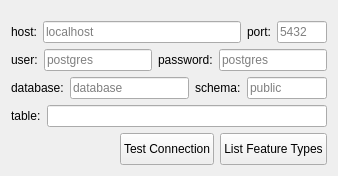
         <widget class="QWidget" name="postgis_2">
          <attribute name="title">
           <string>PostGIS</string>
          </attribute>
          <layout class="QVBoxLayout" name="verticalLayout_11">
           <item>
            <spacer name="verticalSpacer_25">
             <property name="orientation">
              <enum>Qt::Vertical</enum>
             </property>
             <property name="sizeType">
              <enum>QSizePolicy::Fixed</enum>
             </property>
             <property name="sizeHint" stdset="0">
              <size>
               <width>20</width>
               <height>10</height>
              </size>
             </property>
            </spacer>
           </item>
           <item>
            <layout class="QHBoxLayout" name="horizontalLayout_40">
             <item>
              <widget class="QLabel" name="label_12">
               <property name="styleSheet">
                <string>#fileImportHelp {
   color: blue;
}</string>
               </property>
               <property name="text">
                <string>host:</string>
               </property>
              </widget>
             </item>
             <item>
              <widget class="QLineEdit" name="pgExportHostBox">
               <property name="styleSheet">
                <string>#fileImportHelp {
   color: blue;
}</string>
               </property>
               <property name="text">
                <string/>
               </property>
               <property name="placeholderText">
                <string>localhost</string>
               </property>
              </widget>
             </item>
             <item>
              <widget class="QLabel" name="label_20">
               <property name="styleSheet">
                <string>#fileImportHelp {
   color: blue;
}</string>
               </property>
               <property name="text">
                <string>port:</string>
               </property>
              </widget>
             </item>
             <item>
              <widget class="QLineEdit" name="pgExportPortBox">
               <property name="maximumSize">
                <size>
                 <width>50</width>
                 <height>16777215</height>
                </size>
               </property>
               <property name="styleSheet">
                <string>#fileImportHelp {
   color: blue;
}</string>
               </property>
               <property name="text">
                <string/>
               </property>
               <property name="placeholderText">
                <string>5432</string>
               </property>
              </widget>
             </item>
            </layout>
           </item>
           <item>
            <layout class="QHBoxLayout" name="horizontalLayout_41">
             <item>
              <widget class="QLabel" name="label_21">
               <property name="styleSheet">
                <string>#fileImportHelp {
   color: blue;
}</string>
               </property>
               <property name="text">
                <string>user:</string>
               </property>
              </widget>
             </item>
             <item>
              <widget class="QLineEdit" name="pgExportUserBox">
               <property name="styleSheet">
                <string>#fileImportHelp {
   color: blue;
}</string>
               </property>
               <property name="text">
                <string/>
               </property>
               <property name="placeholderText">
                <string>postgres</string>
               </property>
              </widget>
             </item>
             <item>
              <widget class="QLabel" name="label_22">
               <property name="styleSheet">
                <string>#fileImportHelp {
   color: blue;
}</string>
               </property>
               <property name="text">
                <string>password:</string>
               </property>
              </widget>
             </item>
             <item>
              <widget class="QLineEdit" name="pgExportPasswordBox">
               <property name="styleSheet">
                <string>#fileImportHelp {
   color: blue;
}</string>
               </property>
               <property name="text">
                <string/>
               </property>
               <property name="placeholderText">
                <string>postgres</string>
               </property>
              </widget>
             </item>
            </layout>
           </item>
           <item>
            <layout class="QHBoxLayout" name="horizontalLayout_42">
             <item>
              <widget class="QLabel" name="label_23">
               <property name="styleSheet">
                <string>#fileImportHelp {
   color: blue;
}</string>
               </property>
               <property name="text">
                <string>database:</string>
               </property>
              </widget>
             </item>
             <item>
              <widget class="QLineEdit" name="pgExportDatabaseBox">
               <property name="styleSheet">
                <string>#fileImportHelp {
   color: blue;
}</string>
               </property>
               <property name="text">
                <string/>
               </property>
               <property name="placeholderText">
                <string>database</string>
               </property>
              </widget>
             </item>
             <item>
              <widget class="QLabel" name="label_24">
               <property name="styleSheet">
                <string>#fileImportHelp {
   color: blue;
}</string>
               </property>
               <property name="text">
                <string>schema:</string>
               </property>
              </widget>
             </item>
             <item>
              <widget class="QLineEdit" name="pgExportSchemaBox">
               <property name="maximumSize">
                <size>
                 <width>80</width>
                 <height>16777215</height>
                </size>
               </property>
               <property name="styleSheet">
                <string>#fileImportHelp {
   color: blue;
}</string>
               </property>
               <property name="text">
                <string/>
               </property>
               <property name="placeholderText">
                <string>public</string>
               </property>
              </widget>
             </item>
            </layout>
           </item>
           <item>
            <layout class="QHBoxLayout" name="horizontalLayout_43">
             <item>
              <widget class="QLabel" name="label_25">
               <property name="styleSheet">
                <string>#fileImportHelp {
   color: blue;
}</string>
               </property>
               <property name="text">
                <string>table:</string>
               </property>
              </widget>
             </item>
             <item>
              <widget class="QLineEdit" name="pgExportTableBox">
               <property name="styleSheet">
                <string>#fileImportHelp {
   color: blue;
}</string>
               </property>
               <property name="text">
                <string/>
               </property>
               <property name="placeholderText">
                <string/>
               </property>
              </widget>
             </item>
            </layout>
           </item>
           <item>
            <layout class="QHBoxLayout" name="horizontalLayout_44">
             <item>
              <spacer name="horizontalSpacer_25">
               <property name="styleSheet">
                <string>#fileImportHelp {
   color: blue;
}</string>
               </property>
               <property name="orientation">
                <enum>Qt::Horizontal</enum>
               </property>
               <property name="sizeHint" stdset="0">
                <size>
                 <width>40</width>
                 <height>20</height>
                </size>
               </property>
              </spacer>
             </item>
             <item>
              <widget class="QPushButton" name="exportTestConnectionButton">
               <property name="minimumSize">
                <size>
                 <width>0</width>
                 <height>32</height>
                </size>
               </property>
               <property name="maximumSize">
                <size>
                 <width>16777215</width>
                 <height>32</height>
                </size>
               </property>
               <property name="styleSheet">
                <string>#fileImportHelp {
   color: blue;
}</string>
               </property>
               <property name="text">
                <string>Test Connection</string>
               </property>
              </widget>
             </item>
             <item>
              <widget class="QPushButton" name="exportListFeatureTypesButton">
               <property name="minimumSize">
                <size>
                 <width>0</width>
                 <height>32</height>
                </size>
               </property>
               <property name="maximumSize">
                <size>
                 <width>16777215</width>
                 <height>32</height>
                </size>
               </property>
               <property name="styleSheet">
                <string>#fileImportHelp {
   color: blue;
}</string>
               </property>
               <property name="text">
                <string>List Feature Types</string>
               </property>
              </widget>
             </item>
            </layout>
           </item>
          </layout>
         </widget>
